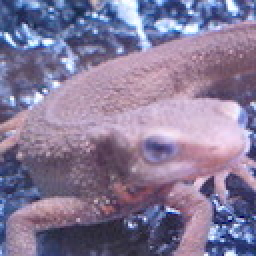
#> input picture Gazou100knock_anser/input/imori.jpg, 128 x 128 px (shown 2 times larger)
$ python q18.py   (older library calls are emulated)
#> lines starting #> are read from the running program, lines starting #| are printed output that depends on the picture
#> further down, img is the input picture: shape (128, 128, 3); mean B, G, R 152.8, 121.8, 134.1
### Gazou100knock_anser/function.py
import numpy as np


# [11 lines left out: function BGR2RGB, not called in this run]


def RGB2GRAY(img):
    #与えられた画像を数値値
    img=img.astype(np.float32)
    b=img[:,:,0].copy()#img[行:列:色]
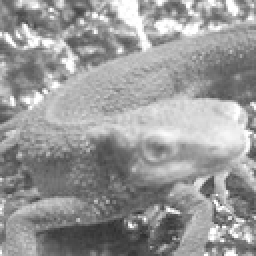
#> b: shape (128, 128) float32 (shown 2 times larger); min 46, max 255, mean 152.8
    g=img[:,:,1].copy()
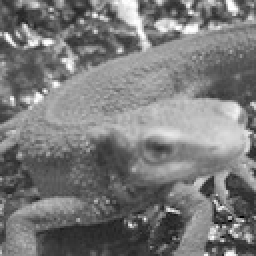
#> g: shape (128, 128) float32 (shown 2 times larger); min 0, max 255, mean 121.8
    r=img[:,:,2].copy()
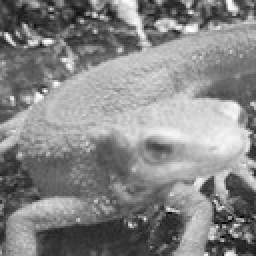
#> r: shape (128, 128) float32 (shown 2 times larger); min 0, max 255, mean 134.1

    img= 0.2126*r + 0.7152*g + 0.0722*b
#> img: shape (128, 128) float32

    #画像を複合して戻す、符号なしの整数にする
    return img.astype(np.uint8)


# [417 lines left out: functions binarization, Obinarization, BGR2HSV, HSV2BGR, tone_reduction, average_pooling and 12 more, not called in this run]

def Emboss_filter(img,size=3):
#> called with size = 3
    if len(img.shape)==3:
        H,W,C=img.shape
    else:
        img=np.expand_dims(img,axis=-1)
        H,W,C=img.shape
#> H = 128; W = 128; C = 1

    #0パディング
    zero_pad=size//2
    out=np.zeros((H+zero_pad*2,W+zero_pad*2,C),dtype=np.float32)
    out[zero_pad:H+zero_pad,zero_pad:W+zero_pad]=img.copy().astype(np.float32)
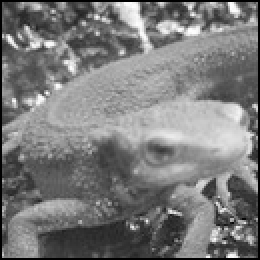
#> out: shape (130, 130, 1) float32 (shown 2 times larger); min 0, max 254, mean 122.3

    K=[ [-2,-1,0],[-1,1,1],[0,1,2]]

    tmp=out.copy()

    #フィルタリング
    for i in range(W):
        for j in range(H):
                out[zero_pad+j,zero_pad+i]=np.sum(K*tmp[j:j+size,i:i+size])-128
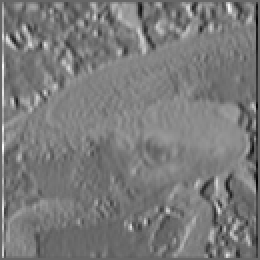
#> out: shape (130, 130, 1) float32 (shown 2 times larger); min -1343, max 1958, mean 240.7; drawn with min black and max white

    out=np.clip(out,0,255)
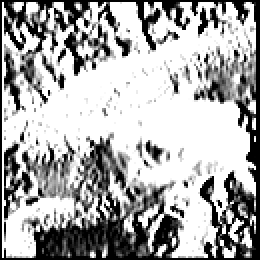
#> out: shape (130, 130, 1) float32 (shown 2 times larger); min 0, max 255, mean 170.6
    out=out[zero_pad:zero_pad+H,zero_pad:zero_pad+W].astype(np.uint8)
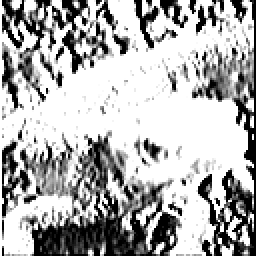
#> out: shape (128, 128, 1) (shown 2 times larger); min 0, max 255, mean 175.9

    return out

# [196 lines left out: functions hist_normalization, hist_manipulate, hist_equalization, Gamma_correction, nn_interpolate, bl_interpolate and 2 more, not called in this run]

### Gazou100knock_anser/q18.py
import cv2
import numpy as np
import function as func

# エンボス加工
img = cv2.imread("input/imori.jpg")
img = func.RGB2GRAY(img)
out = img.copy()
out = func.Emboss_filter(out,size=3)

cv2.imwrite("output/q18.jpg",out)
cv2.imshow("result", img)
cv2.waitKey(0)
cv2.destroyAllWindows()
